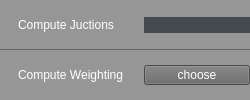
              <widget class="QWidget" name="widget_139" native="true">
               <layout class="QVBoxLayout" name="verticalLayout_83">
                <property name="spacing">
                 <number>0</number>
                </property>
                <property name="leftMargin">
                 <number>0</number>
                </property>
                <property name="topMargin">
                 <number>0</number>
                </property>
                <property name="rightMargin">
                 <number>0</number>
                </property>
                <property name="bottomMargin">
                 <number>0</number>
                </property>
                <item>
                 <widget class="QWidget" name="widget_142" native="true">
                  <property name="styleSheet">
                   <string notr="true">.QWidget
{
    background-color: rgb(150, 150, 150);
       border-bottom: 1px solid  rgb(100, 100, 100);

}</string>
                  </property>
                  <layout class="QHBoxLayout" name="horizontalLayout_95">
                   <property name="spacing">
                    <number>6</number>
                   </property>
                   <property name="leftMargin">
                    <number>18</number>
                   </property>
                   <property name="topMargin">
                    <number>2</number>
                   </property>
                   <property name="rightMargin">
                    <number>0</number>
                   </property>
                   <property name="bottomMargin">
                    <number>2</number>
                   </property>
                   <item>
                    <widget class="QLabel" name="label_91">
                     <property name="sizePolicy">
                      <sizepolicy hsizetype="Minimum" vsizetype="Fixed">
                       <horstretch>0</horstretch>
                       <verstretch>0</verstretch>
                      </sizepolicy>
                     </property>
                     <property name="minimumSize">
                      <size>
                       <width>120</width>
                       <height>0</height>
                      </size>
                     </property>
                     <property name="maximumSize">
                      <size>
                       <width>120</width>
                       <height>16777215</height>
                      </size>
                     </property>
                     <property name="styleSheet">
                      <string notr="true">    border-top: 0px solid rgb(0 , 0 , 0);
    font: 8pt &quot;Ebrima&quot;;   
	color:white;   
    border-top: 0px solid rgb(0 , 0 , 0); </string>
                     </property>
                     <property name="text">
                      <string>Compute Juctions</string>
                     </property>
                    </widget>
                   </item>
                   <item>
                    <widget class="QLineEdit" name="lineEdit_77">
                     <property name="sizePolicy">
                      <sizepolicy hsizetype="Expanding" vsizetype="Fixed">
                       <horstretch>0</horstretch>
                       <verstretch>0</verstretch>
                      </sizepolicy>
                     </property>
                     <property name="styleSheet">
                      <string notr="true">border :0px solid  rgb(67, 74, 80);
color: rgb(255, 255, 255);
background-color: rgb(67, 74, 80);
font: 8pt &quot;Ebrima&quot;;




</string>
                     </property>
                     <property name="alignment">
                      <set>Qt::AlignCenter</set>
                     </property>
                    </widget>
                   </item>
                  </layout>
                 </widget>
                </item>
                <item>
                 <widget class="QWidget" name="widget_143" native="true">
                  <property name="styleSheet">
                   <string notr="true">.QWidget
{
    background-color: rgb(150, 150, 150);
 

}</string>
                  </property>
                  <layout class="QHBoxLayout" name="horizontalLayout_96">
                   <property name="spacing">
                    <number>6</number>
                   </property>
                   <property name="leftMargin">
                    <number>18</number>
                   </property>
                   <property name="topMargin">
                    <number>2</number>
                   </property>
                   <property name="rightMargin">
                    <number>0</number>
                   </property>
                   <property name="bottomMargin">
                    <number>2</number>
                   </property>
                   <item>
                    <widget class="QLabel" name="label_92">
                     <property name="sizePolicy">
                      <sizepolicy hsizetype="Minimum" vsizetype="Fixed">
                       <horstretch>0</horstretch>
                       <verstretch>0</verstretch>
                      </sizepolicy>
                     </property>
                     <property name="minimumSize">
                      <size>
                       <width>120</width>
                       <height>0</height>
                      </size>
                     </property>
                     <property name="maximumSize">
                      <size>
                       <width>120</width>
                       <height>16777215</height>
                      </size>
                     </property>
                     <property name="styleSheet">
                      <string notr="true">    border-top: 0px solid rgb(0 , 0 , 0);
    font: 8pt &quot;Ebrima&quot;;   
	color:white;   
    border-top: 0px solid rgb(0 , 0 , 0); </string>
                     </property>
                     <property name="text">
                      <string>Compute Weighting</string>
                     </property>
                    </widget>
                   </item>
                   <item>
                    <widget class="QPushButton" name="pushButton_28">
                     <property name="sizePolicy">
                      <sizepolicy hsizetype="Expanding" vsizetype="Fixed">
                       <horstretch>0</horstretch>
                       <verstretch>0</verstretch>
                      </sizepolicy>
                     </property>
                     <property name="minimumSize">
                      <size>
                       <width>0</width>
                       <height>20</height>
                      </size>
                     </property>
                     <property name="maximumSize">
                      <size>
                       <width>16777215</width>
                       <height>20</height>
                      </size>
                     </property>
                     <property name="autoFillBackground">
                      <bool>false</bool>
                     </property>
                     <property name="styleSheet">
                      <string notr="true">QPushButton
{
	font:    9pt &quot;Ebrima&quot;  ;
    color:white;
	background-color: rgb(104, 104, 104);
}

QPushButton:hover
{
    color:white;
	background-color: rgb(255, 107, 228);
     border-top: 1px solid rgb(0 , 0 , 0);
}

QPushButton:pressed
{
    color:white;
	background-color: rgb(255, 107, 228);
     border-top: 1px solid rgb(0 , 0 , 0);
    padding-left:3px;
    padding-top:3px;
}</string>
                     </property>
                     <property name="text">
                      <string>choose</string>
                     </property>
                    </widget>
                   </item>
                  </layout>
                 </widget>
                </item>
               </layout>
              </widget>
